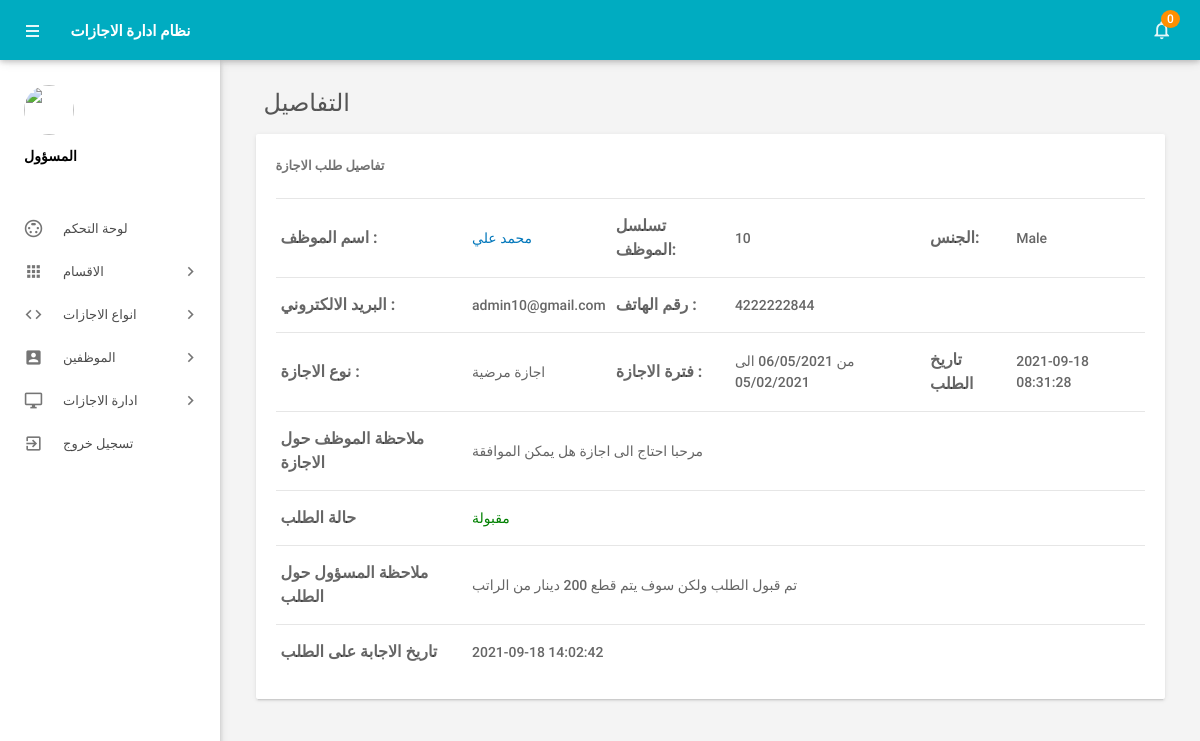
/admin/leave-details.php?leaveid=19 (signed in), run on the app's committed database.
### tables this page shows
CREATE TABLE `tblleaves` (
  `id` int(11) NOT NULL,
  `LeaveType` varchar(110) NOT NULL,
  `ToDate` varchar(120) NOT NULL,
  `FromDate` varchar(120) NOT NULL,
  `Description` mediumtext NOT NULL,
  `PostingDate` timestamp NOT NULL DEFAULT current_timestamp(),
  `AdminRemark` mediumtext DEFAULT NULL,
  `AdminRemarkDate` varchar(120) DEFAULT NULL,
  `Status` int(1) NOT NULL,
  `IsRead` int(1) NOT NULL,
  `empid` int(11) DEFAULT NULL
);

CREATE TABLE `tblemployees` (
  `id` int(11) NOT NULL,
  `EmpId` varchar(100) NOT NULL,
  `FirstName` varchar(150) NOT NULL,
  `LastName` varchar(150) NOT NULL,
  `EmailId` varchar(200) NOT NULL,
  `Password` varchar(180) NOT NULL,
  `Gender` varchar(100) NOT NULL,
  `Dob` varchar(100) NOT NULL,
  `Department` varchar(255) NOT NULL,
  `Address` varchar(255) NOT NULL,
  `City` varchar(200) NOT NULL,
  `Country` varchar(150) NOT NULL,
  `Phonenumber` char(11) NOT NULL,
  `Status` int(1) NOT NULL,
  `RegDate` timestamp NOT NULL DEFAULT current_timestamp()
);

### admin/leave-details.php (the view, shortened to what this page needs)
<?php
include('includes/config.php');
if(strlen($_SESSION['alogin'])==0)
    {
header('location:index.php');
}
else{
 ?>
<!DOCTYPE html>
<html lang="en">
    <head>
        <link type="text/css" rel="stylesheet" href="../assets/plugins/materialize/css/materialize.min.css"/>
        <link href="../assets/plugins/material-preloader/css/materialPreloader.min.css" rel="stylesheet">
        <link href="../assets/plugins/datatables/css/jquery.dataTables.min.css" rel="stylesheet">
                <link href="../assets/plugins/google-code-prettify/prettify.css" rel="stylesheet" type="text/css"/>
        <link href="../assets/css/alpha.min.css" rel="stylesheet" type="text/css"/>
        <link href="../assets/css/custom.css" rel="stylesheet" type="text/css"/>
    </head>
    <body>
       <?php include('includes/header.php');?>
       <?php include('includes/sidebar.php');?>
            <main class="mn-inner">
                <div class="row">
                    <div class="col s12">
                        <div class="page-title" style="font-size:24px;">التفاصيل</div>
                    </div>
                    <div class="col s12 m12 l12">
                        <div class="card">
                            <div class="card-content">
                                <span class="card-title">تفاصيل طلب الاجازة</span>
                                <table id="example" class="display responsive-table ">
                                    <tbody>
<?php
$lid=intval($_GET['leaveid']);
$sql = "SELECT tblleaves.id as lid,tblemployees.FirstName,tblemployees.LastName,tblemployees.EmpId,tblemployees.id,tblemployees.Gender,tblemployees.Phonenumber,tblemployees.EmailId,tblleaves.LeaveType,tblleaves.ToDate,tblleaves.FromDate,tblleaves.Description,tblleaves.PostingDate,tblleaves.Status,tblleaves.AdminRemark,tblleaves.AdminRemarkDate from tblleaves join tblemployees on tblleaves.empid=tblemployees.id where tblleaves.id=:lid";
$query = $dbh -> prepare($sql);
$query->bindParam(':lid',$lid,PDO::PARAM_STR);
$query->execute();
$results=$query->fetchAll(PDO::FETCH_OBJ);
$cnt=1;
if($query->rowCount() > 0)
{
foreach($results as $result)
{
      ?>
                                        <tr>
                                            <td style="font-size:16px;"> <b>اسم الموظف :</b></td>
                                              <td><a href="editemployee.php?empid=<?php echo htmlentities($result->id);?>" target="_blank">
                                                <?php echo htmlentities($result->FirstName." ".$result->LastName);?></a></td>
                                              <td style="font-size:16px;"><b>تسلسل الموظف:</b></td>
                                              <td><?php echo htmlentities($result->EmpId);?></td>
                                              <td style="font-size:16px;"><b>الجنس:</b></td>
                                              <td><?php echo htmlentities($result->Gender);?></td>
                                          </tr>
                                          <tr>
                                             <td style="font-size:16px;"><b>البريد الالكتروني :</b></td>
                                            <td><?php echo htmlentities($result->EmailId);?></td>
                                             <td style="font-size:16px;"><b>رقم الهاتف :</b></td>
                                            <td><?php echo htmlentities($result->Phonenumber);?></td>
                                            <td>&nbsp;</td>
                                             <td>&nbsp;</td>
                                        </tr>
  <tr>
                                             <td style="font-size:16px;"><b>نوع الاجازة :</b></td>
                                            <td><?php echo htmlentities($result->LeaveType);?></td>
                                             <td style="font-size:16px;"><b>فترة الاجازة :</b></td>
                                            <td>من <?php echo htmlentities($result->FromDate);?> الى <?php echo htmlentities($result->ToDate);?></td>
                                            <td style="font-size:16px;"><b>تاريخ الطلب</b></td>
                                           <td><?php echo htmlentities($result->PostingDate);?></td>
                                        </tr>
<tr>
                                             <td style="font-size:16px;"><b>ملاحظة الموظف حول الاجازة </b></td>
                                            <td colspan="5"><?php echo htmlentities($result->Description);?></td>
                                        </tr>
<tr>
<td style="font-size:16px;"><b>حالة الطلب</b></td>
<td colspan="5"><?php $stats=$result->Status;
if($stats==1){
?>
<span style="color: green">مقبولة</span>
 <?php } if($stats==2)  { ?>
<span style="color: red">غير مقبولة</span>
<?php } if($stats==0)  { ?>
 <span style="color: blue">قيد المراجعة</span>
 <?php } ?>
</td>
</tr>
<tr>
<td style="font-size:16px;"><b>ملاحظة المسؤول حول الطلب </b></td>
<td colspan="5"><?php
if($result->AdminRemark==""){
  echo "waiting for Approval";
}
else{
echo htmlentities($result->AdminRemark);
}
?></td>
 </tr>
 <tr>
<td style="font-size:16px;"><b>تاريخ الاجابة على الطلب </b></td>
<td colspan="5"><?php
if($result->AdminRemarkDate==""){
  echo "البيانات غير متوفرة";
}
else{
echo htmlentities($result->AdminRemarkDate);
}
?></td>
 </tr>
                                         <?php $cnt++;} }?>
                                    </tbody>
                                </table>
                            </div>
                        </div>
                    </div>
                </div>
            </main>
        </div>
        <div class="left-sidebar-hover"></div>
    </body>
</html>
<?php } ?>

### data on the page
tblleaves: tblemployees.FirstName+LastName "محمد علي", tblemployees.EmpId "10", tblemployees.Gender "Male", tblemployees.EmailId "admin10@gmail.com", tblemployees.Phonenumber "4222222844", LeaveType "اجازة مرضية", ToDate "05/02/2021", PostingDate "2021-09-18 08:31:28", Description "مرحبا احتاج الى اجازة هل يمكن الموافقة", Status "مقبولة", AdminRemark "تم قبول الطلب ولكن سوف يتم قطع 200 دينار من الراتب", AdminRemarkDate "2021-09-18 14:02:42"

### other printed values
$unreadcount "0"
